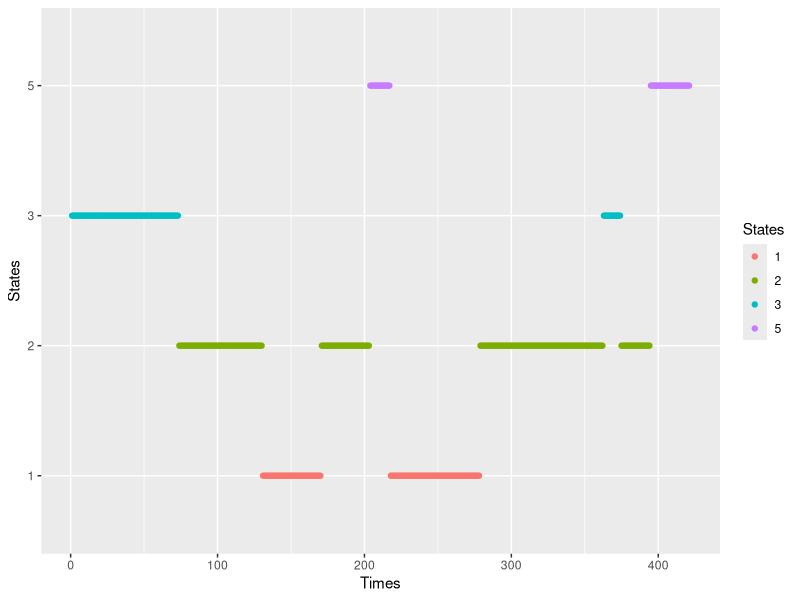
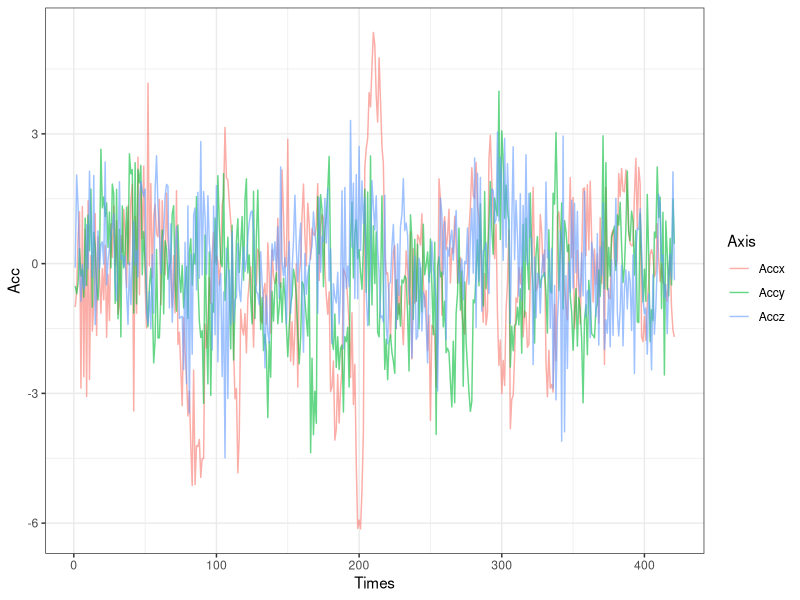

These charts were generated, in order, by the following R code:
library(tidyverse)
# This script performes some simultions of the model presented
#######################################################################
############################### Simulations ###########################
#######################################################################

### 1. Set model's parameters

# Sojourn time parameters
lambda=c(20,13,10.8,15.8,17.2) 
M=length(lambda) # Number of possible states
                                                                    
# Parameters of AR models
alphas=list()
alphas[[1]]=c(0.2,0.3,0.4) # alpha parameter for state 1 for the three acc axis
alphas[[2]]=c(0.7,0.2,-0.2) # alpha parameter for state 2 for the three acc axis
alphas[[3]]=c(-.1,-.04,0.2) # alpha parameter for state 3 for the three acc axis
alphas[[4]]=c(0.6,0.6,0.5) # alpha parameter for state 4 for the three acc axis
alphas[[5]]=c(0.4,-0.3,0.3) # alpha parameter for state 5 for the three acc axis

betas1=list() 
betas1[[1]]=c(0.4,0.5,.1) # beta1 for state 1 for the three acc axis
betas1[[2]]=c(0.2,0.35,.6) # beta1 for state 2 for the three acc axis
betas1[[3]]=c(0.5,0.6,.2) # beta1 for state 3 for the three acc axis
betas1[[4]]=c(0.1,0.2,.25) # beta1 for state 4 for the three acc axis
betas1[[5]]=c(0.3,0.4,.15) # beta1 for state 5 for the three acc axis

betas2=list() 
betas2[[1]]=c(NA,0.1,NA) # beta2 for state 1 for the three acc axis
betas2[[2]]=c(NA,0.2,.35) # beta2 for state 2 for the three acc axis
betas2[[3]]=c(NA,NA,NA) # beta2 for state 3 for the three acc axis
betas2[[4]]=c(0.1,0.1,NA) # beta2 for state 4 for the three acc axis
betas2[[5]]=c(0.15,NA,NA) # beta2 for state 5 for the three acc axis

betas3=list() 
betas3[[1]]=c(NA,NA,NA) # beta3 for state 1 for the three acc axis
betas3[[2]]=c(NA,NA,.05) # beta3 for state 2 for the three acc axis
betas3[[3]]=c(NA,NA,NA) # beta3 for state 3 for the three acc axis
betas3[[4]]=c(NA,0.01,NA) # beta3 for state 4 for the three acc axis
betas3[[5]]=c(NA,NA,NA) # beta3 for state 5 for the three acc axis

k=list(c(1,2,1),c(1,2,3),c(1,1,1),c(2,3,1),c(2,1,1)) # order of each model

# Initial distributions
delta=rep(1,M)/M

# Trasition probability matrix 
tpm <- matrix(c(0.75, 0.14, 0.005, 0.005, 0.1,
                 0.1, 0.7, 0.05, 0.05, 0.1,
                 0.01, 0.15,0.6, 0.09,0.15,
                 0.02, 0.01, 0.01, 0.66,0.3,
                 0.25,0.05,0.20,0.4,0.1), byrow = T, nrow = 5)

# Number of total NAS sequence (i.e, number of changes)
Tc=30

### 2. Simulation of the NAS sequence 
states=numeric(Tc)
for (j in 1:Tc) {
  if (j == 1) {
    states[1] <- sample(x = 1:M, size = 1, prob = delta)
    } else {
      states[j] <- sample(x = 1:M, size = 1, prob = tpm[states[j -1], ])
    }
  }

### 3. Simultation of the sojourn times 
Stimes=numeric(Tc)
for (j in 1:Tc) {
    Stimes[j] <- rpois(1,lambda [states[j]])
}
totL=sum(Stimes)

### 4. Simultation of the observations (AR models)
Obs=matrix(NA,nrow=3,ncol=totL)
count=1 # to index the Obs matrix
for (i in 1:Tc)# change in state 
{
 act.state=states[i]
    for (j in 1:3)# acc axis
   {   
     # set the order of the actual model
     ars=c(alphas[[act.state]][j],betas1[[act.state]][j],
     betas2[[act.state]][j],betas3[[act.state]][j])

     # Simulate the ar mode with arima.sim function
     simu=arima.sim(list(ar=na.omit(ars)), n=Stimes[i])
     Obs[j,(count:(count+length(simu)-1))]=simu
    }
 count=count+length(simu)
}

### 7. Creation of the Data Frame with the simulated data
States=as.factor(rep(rep(states,times=Stimes),3))
Acc=c(Obs[1,],Obs[2,],Obs[3,])
Axis=c(rep('Accx',length(Obs[1,])),rep('Accy',length(Obs[2,])),
       rep('Accz',length(Obs[3,])))
Times=rep(seq(1,totL),3)
Obs.df=data.frame(Times,Acc,Axis,States)

### 6. Plot the simulations
# Plot state sequencies
ggplot(Obs.df %>% filter(Axis=='Accx')) + geom_point(aes(x=Times,y=States,col=States))

# Plot the Observations
ggplot(Obs.df) + geom_line(aes(x=Times,y=Acc,col=Axis),alpha=0.6)+theme_bw()
